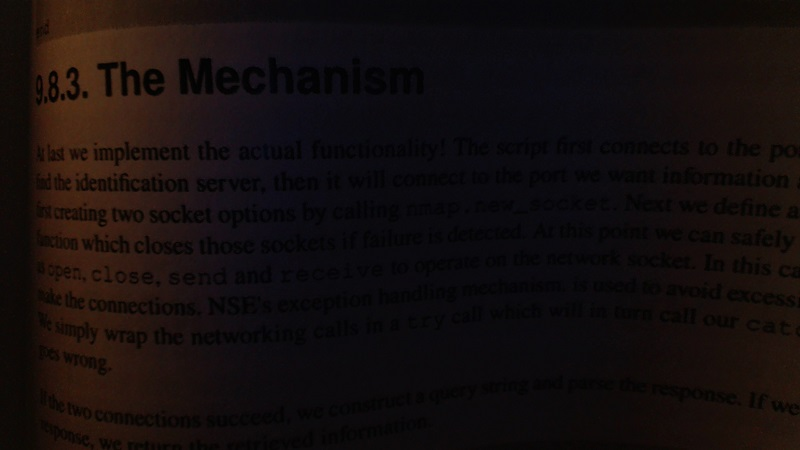
#> input picture OpenCV/bookpage.jpg, 800 x 450 px
$ python gaussion_threshold_light_correction.py
#> lines starting #> are read from the running program, lines starting #| are printed output that depends on the picture; after the words box and inside, x2 and y2 are one past the last pixel; in counts of white or black regions, pixels touching at a corner belong together
import cv2
import numpy as np

img = cv2.imread('bookpage.jpg')
#> img is the input picture: shape (450, 800, 3); mean B, G, R 13.4, 13.6, 20.3
imggray = cv2.cvtColor(img,cv2.COLOR_BGR2GRAY)
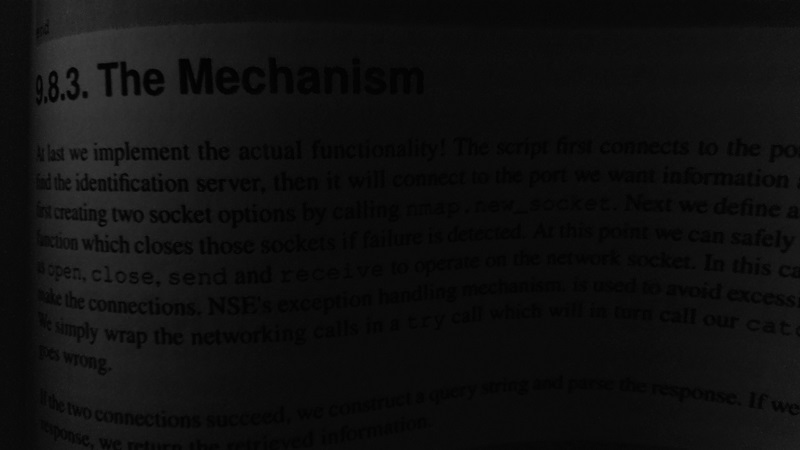
#> imggray: shape (450, 800); min 0, max 64, mean 15.6
retval, threshold = cv2.threshold(img, 12, 255, cv2.THRESH_BINARY)
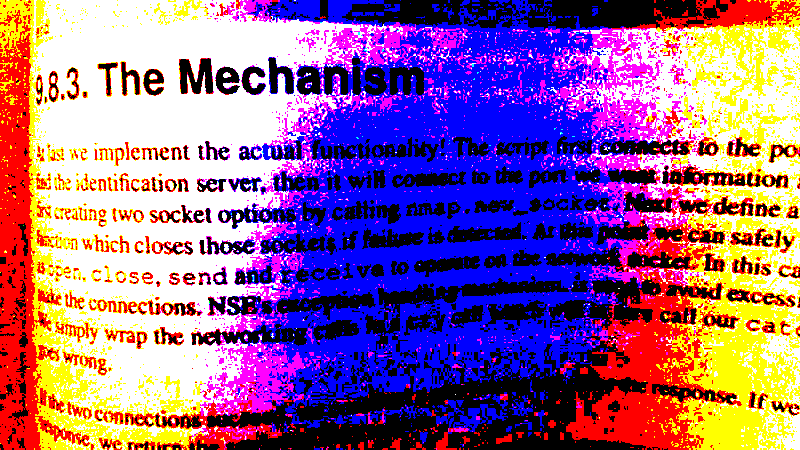
#> threshold: shape (450, 800, 3); mean B, G, R 146.4, 98.4, 147.2
retval2, threshold2 = cv2.threshold(imggray, 12, 255, cv2.THRESH_BINARY)
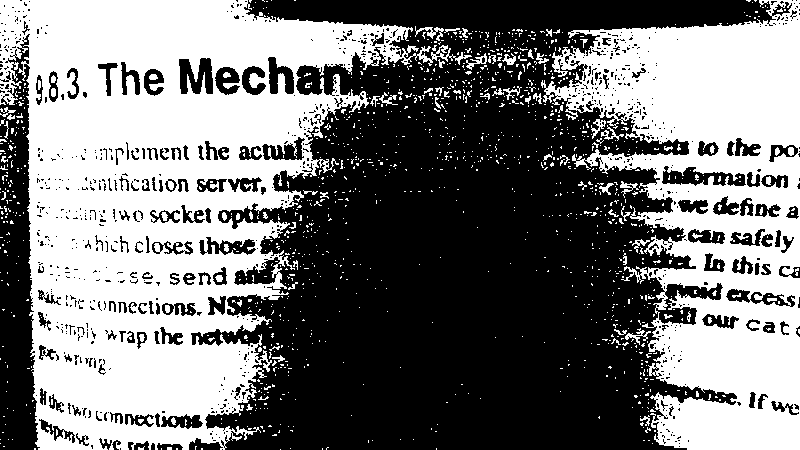
#> threshold2: shape (450, 800); 47.3% white; 1332 white regions (1245 under 20 px), largest, box (x1, y1, x2, y2) and area: (0, 0, 472, 450) 102496, (541, 0, 800, 450) 60163, (415, 26, 444, 41) 156
gaus_threshold = cv2.adaptiveThreshold(imggray, 255, cv2.ADAPTIVE_THRESH_GAUSSIAN_C, cv2.THRESH_BINARY_INV, 115,1)
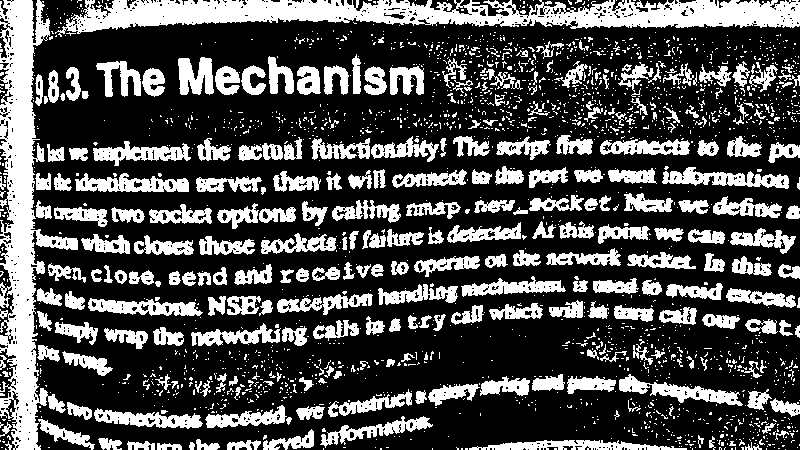
#> gaus_threshold: shape (450, 800); 30.7% white; 2145 white regions (1865 under 20 px), largest, box (x1, y1, x2, y2) and area: (55, 0, 800, 37) 14872, (0, 0, 78, 450) 13658, (662, 167, 789, 189) 1363
cv2.imshow('original', imggray)
cv2.imshow('threshold', threshold)
cv2.imshow('threshold2', threshold2)
cv2.imshow('gaur threshold', gaus_threshold)

cv2.waitKey(0)
cv2.destroyAllWindows()

$ run again, with OpenCV/machine.jpg copied over OpenCV/bookpage.jpg
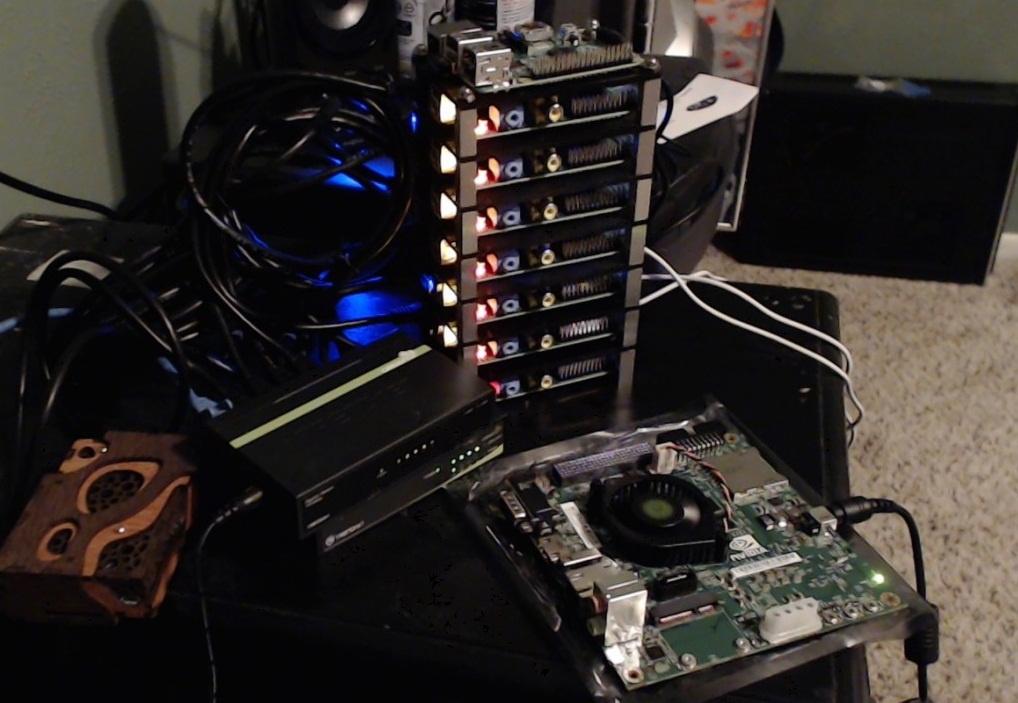
#> input picture OpenCV/machine.jpg, 1018 x 703 px
#> img is the input picture: shape (703, 1018, 3); mean B, G, R 40.7, 43.2, 48.1
#> `retval2, threshold2 = cv2.threshold(imggray, 12, 255, cv2.THRESH_BINARY)`:
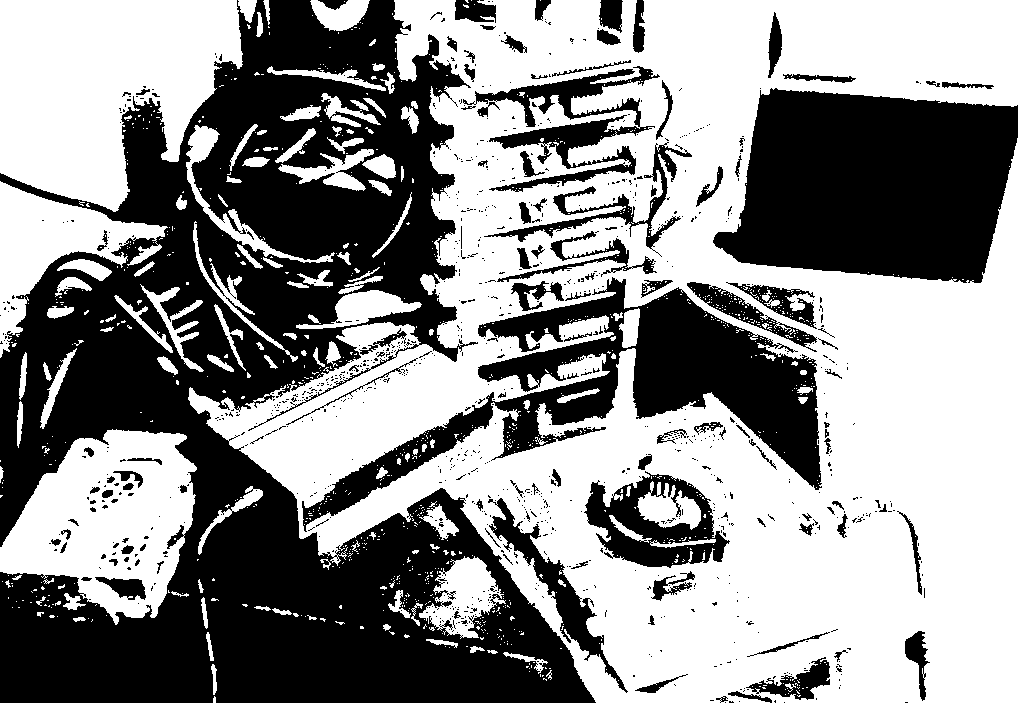
#> threshold2: shape (703, 1018); 55.7% white; 959 black regions (842 under 20 px), largest, box (x1, y1, x2, y2) and area: (0, 0, 596, 703) 194626, (713, 88, 1018, 283) 45828, (302, 277, 822, 532) 34946
#> `gaus_threshold = cv2.adaptiveThreshold(imggray, 255, cv2.ADAPTIVE_THRE..`:
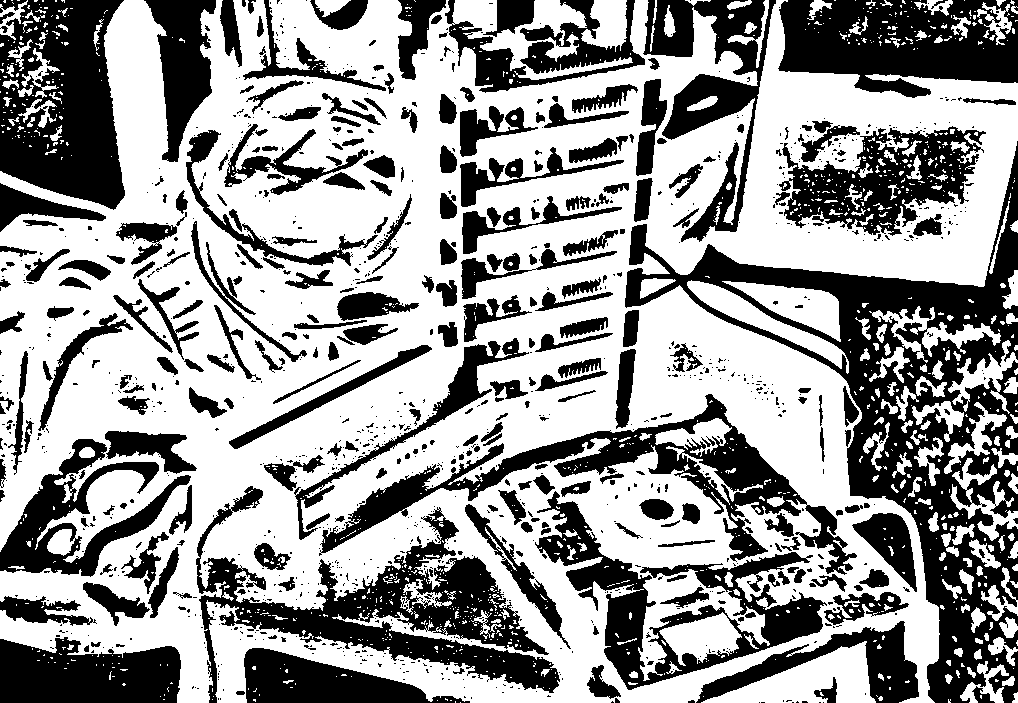
#> gaus_threshold: shape (703, 1018); 59.7% white; 1171 black regions (868 under 20 px), largest, box (x1, y1, x2, y2) and area: (625, 141, 1018, 703) 47867, (196, 486, 560, 703) 21452, (0, 0, 125, 210) 18753
